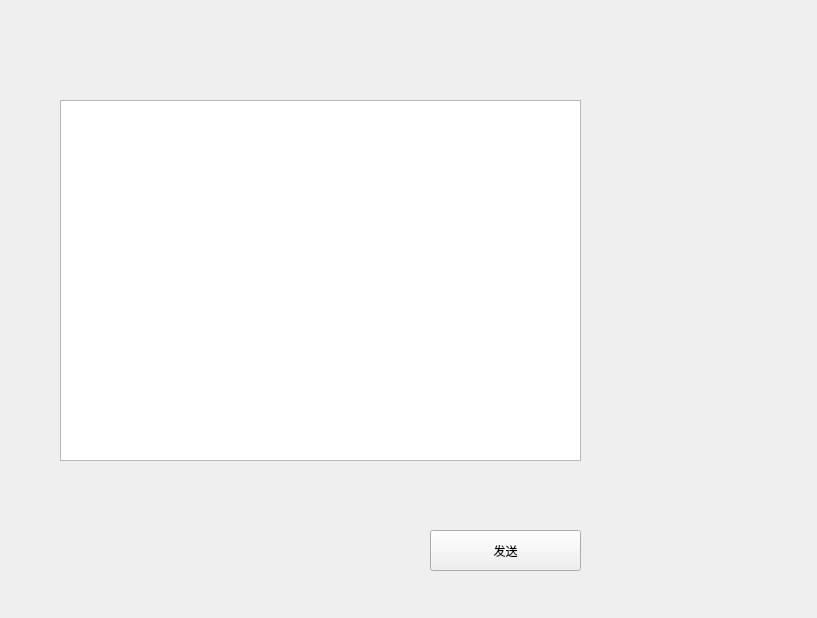
<?xml version="1.0" encoding="UTF-8"?>
<ui version="4.0">
 <class>chatWindow</class>
 <widget class="QWidget" name="chatWindow">
  <property name="geometry">
   <rect>
    <x>0</x>
    <y>0</y>
    <width>817</width>
    <height>618</height>
   </rect>
  </property>
  <property name="windowTitle">
   <string>Form</string>
  </property>
  <widget class="QTextEdit" name="textEditRead">
   <property name="geometry">
    <rect>
     <x>60</x>
     <y>100</y>
     <width>521</width>
     <height>361</height>
    </rect>
   </property>
  </widget>
  <widget class="QPushButton" name="pbtSend">
   <property name="geometry">
    <rect>
     <x>430</x>
     <y>530</y>
     <width>151</width>
     <height>41</height>
    </rect>
   </property>
   <property name="text">
    <string>发送</string>
   </property>
  </widget>
 </widget>
 <resources/>
 <connections/>
</ui>
